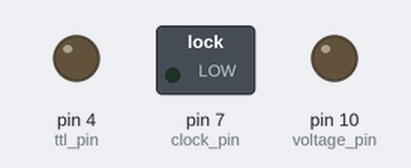
Simulated run of this sketch. Board: Arduino Uno, built with avr-gcc and run on an emulated ATmega328P. Parts: switched loads named in the sketch (green lamp = pin HIGH), output pins drawn as LEDs (lit = HIGH).

Above: at 0.1 s.
At 0.6 s:
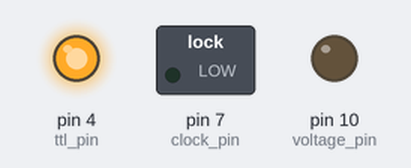
Timing chart, 0 to 2.1 s (numbered marks = the images above):
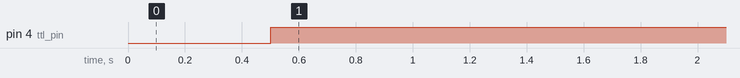

Measured:
- by itself, pin 4 (ttl_pin): LOW → HIGH at 0.50 s

The sketch:

Control1.0.3.ino
```cpp
// This version writes to the circuit electronics, includes power control

//Author: Francesco Straniero
//Date: 26/02/2024


#include <TimeLib.h>
String incomingString;

int t;
int duty_cycle;
int freq;
String str;
int ttl;
int voltage;
int voltage_1000;
int voltage_100;
int voltage_10;
int voltage_1;
int lolol;
int freq_1000;
int freq_100;
int freq_10;
int freq_1;


void setup() {
  Serial.begin(115200);
  pinMode(7, OUTPUT);   //clock pin
  pinMode(4, OUTPUT);   //ttl pin
  pinMode(10, OUTPUT);  //voltage pin
  digitalWrite(7, LOW);
  digitalWrite(4, LOW);
  digitalWrite(10, LOW);
  delay(500);
}

void loop() {

  // This next if loop reads the Serial only if there is any communication available and creates a static variable which doesnt change until new communications come
  //this is very important for two reasons: 1) the variable values is kept through loops; 2)this is memory efficient.
  if (Serial.available() > 0) {
    incomingString = Serial.readString();
    str = incomingString.toInt();
    static int voltage;
    static int freq;
    static int ttl;
    static int lolol;
  }
  ttl = String(str.charAt(0)).toInt();
  freq_1000 = String(str.charAt(1)).toInt();
  freq_100 = String(str.charAt(2)).toInt();
  freq_10 = String(str.charAt(3)).toInt();
  freq_1 = String(str.charAt(4)).toInt();
  freq = 1000 * freq_1000 + 100 * freq_100 + 10 * freq_10 + freq_1;
  voltage_1000 = String(str.charAt(5)).toInt();
  voltage_100 = String(str.charAt(6)).toInt();
  voltage_10 = String(str.charAt(7)).toInt();
  voltage_1 = String(str.charAt(8)).toInt();
  voltage = 1000 * voltage_1000 + 100 * voltage_100 + 10 * voltage_10 + voltage_1;
  t = 500000 / freq;
  lolol = (255 * voltage) / 100;
  duty_cycle = truncf(lolol);

  while (true) {
    if (Serial.available()>0){
      break;
    }

    if (ttl == 0) {
      digitalWrite(7, LOW);
      digitalWrite(4, HIGH);
      digitalWrite(10, LOW);
    }

    if (ttl == 1) {
      analogWrite(10, duty_cycle);

      if ((freq > 0) && (freq < 50)) {
        float tprime = t / 1000;
        digitalWrite(7, HIGH);
        delay(tprime);

        digitalWrite(7, LOW);
        delay(tprime);

      } else if (freq >= 50) {
        digitalWrite(7, HIGH);
        delayMicroseconds(t);

        digitalWrite(7, LOW);
        delayMicroseconds(t);
      }
    }
  }
}
```
